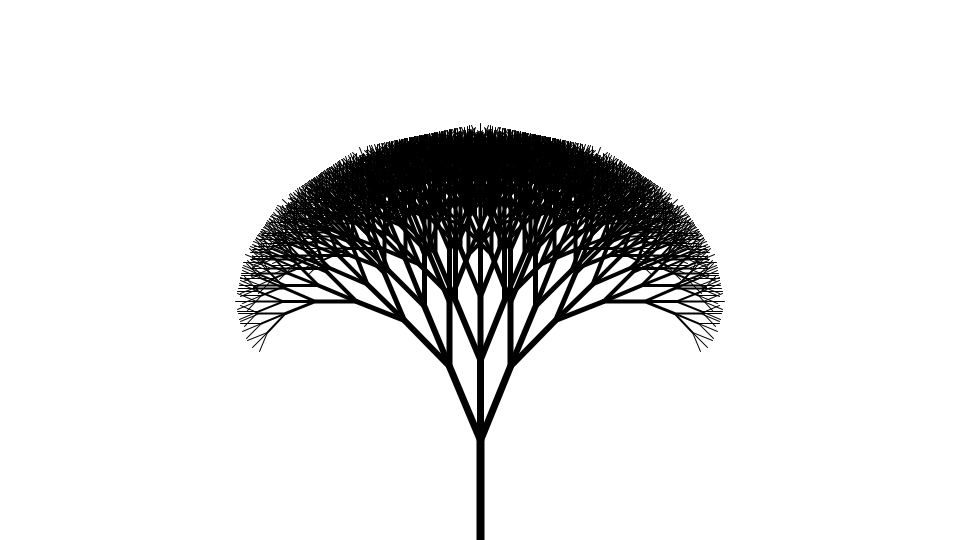
Frame 1 (no input)
Frame 60 (the mouse pressed at the canvas centre just before this capture): identical to frame 1, image omitted
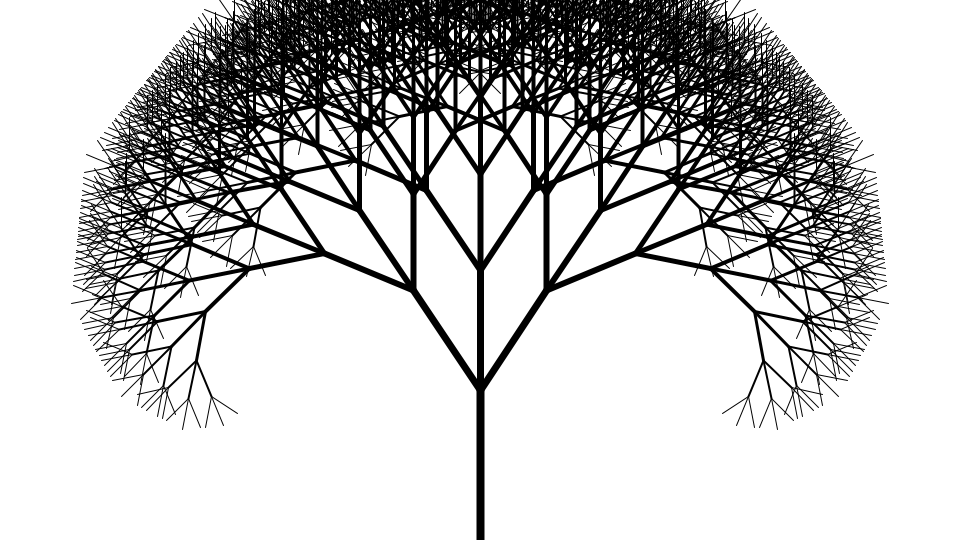
Frame 120 (the mouse held since frame 60 and released just before this capture)

The Processing sketch that drew these frames (run headless with seeded random() and noise(); from frame 60 on, the mouse is pressed at the canvas centre):

// Processing sketch: sketch_xxx_recursive_tree2
// ── sketch_xxx_recursive_tree2.pde
float len = 100;
float rad = 0;
// setup関数 : 初回1度だけ実行される
void setup() {
  size(960, 540); // ウィンドウサイズを960px,540pxに
  colorMode(HSB, 360, 100, 100); // HSBでの色指定にする
  smooth(); // 描画を滑らかに
}

// draw関数 : setup関数実行後繰り返し実行される
void draw() {
  background(0, 0, 100);
  translate(width/2, height);
  rad = map(mouseX, 0, width, PI, TWO_PI);
  len = map(mouseY, 0, height, 100, 200);
  branch(8, len);
}

void branch(int depth, float len) {
  strokeWeight(depth);
  if (depth > 0) {
    line(0, 0, 0, -len);
    pushMatrix();
    translate(0, -len);
    branch(depth-1, len*0.8);
    pushMatrix();
    rotate(rad * 1/8);
    branch(depth-1, len*0.8);
    popMatrix();
    //pushMatrix();
    //rotate(rad * 2/8);
    //branch(depth-1, len*0.8);
    //popMatrix();
    pushMatrix();
    rotate(-rad * 1/8);
    branch(depth-1, len*0.8);
    popMatrix();
    //pushMatrix();
    //rotate(-rad * 2/8);
    //branch(depth-1, len*0.8);
    //popMatrix();
    popMatrix();
  }
}
